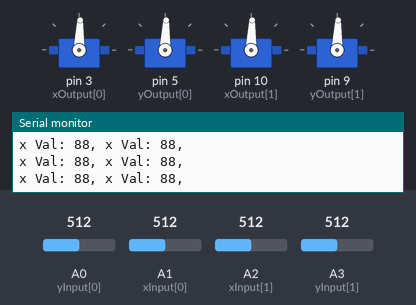
A sketch run on a simulated Arduino Uno, built with avr-gcc and run on an emulated ATmega328P. Parts: 4 × servo, the last lines printed to the serial monitor. The test bench sets the inputs (shaded band); at power-on: A1 (xInput[0]) = 512, A2 (xInput[1]) = 512, A0 (yInput[0]) = 512, A3 (yInput[1]) = 512.

Above: at 1.2 s.
1.3 s: A1 (xInput[0]) set to 524
2.8 s: A1 (xInput[0]) set to 549
At 4.0 s:
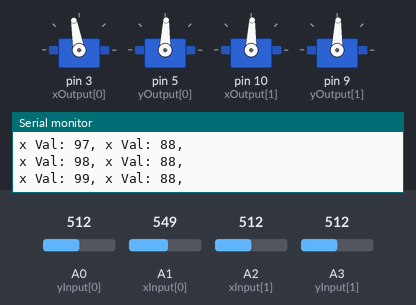
5.8 s: A2 (xInput[1]) set to 716
At 6.03 s:
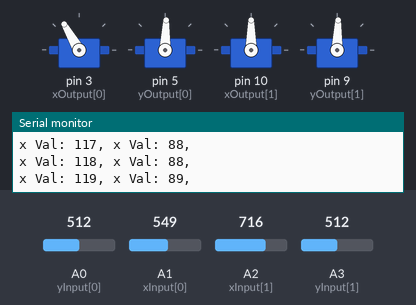
8.8 s: A0 (yInput[0]) set to 716
At 8.97 s:
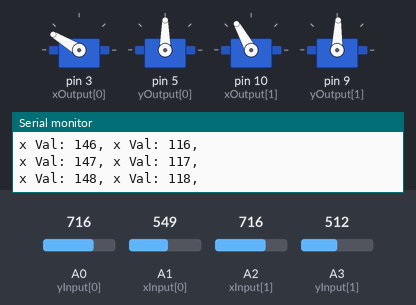
11.8 s: A3 (yInput[1]) set to 716
At 12.01 s:
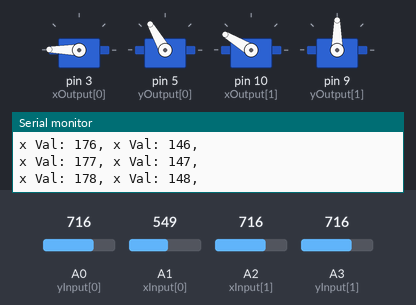
14.8 s: A2 (xInput[1]) set to 545
17.8 s: A2 (xInput[1]) set to 515
Timing chart, 0 to 21.8 s (numbered marks = the images above; inputs shaded):
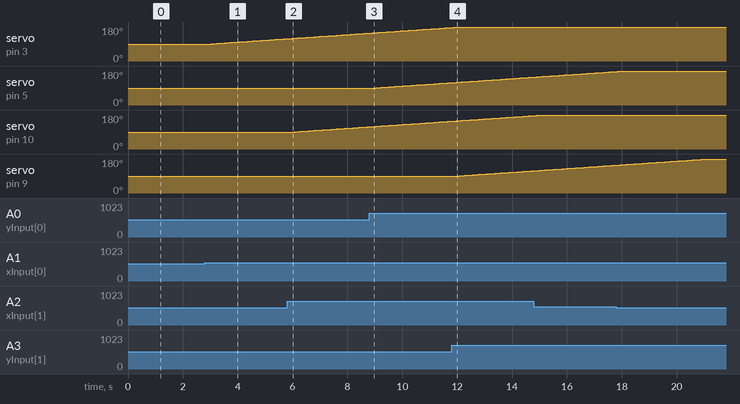

Measured:
- the behaviour switches between 531 and 532 on A1 (xInput[0]) (found by bisection; images 0 and 1)
- after the input at 2.8 s, servo on pin 3 (xOutput[0]): moves from 88° to 118° over 2.9 s, starting at once
- after the input at 5.8 s, servo on pin 10 (xOutput[1]): moves from 88° to 117° over 2.8 s, starting after 0.08 s
- after the input at 8.8 s, servo on pin 5 (yOutput[0]): moves from 88° to 118° over 2.9 s, starting at once
- after the input at 11.8 s, servo on pin 9 (yOutput[1]): moves from 88° to 117° over 2.8 s, starting after 0.07 s

The sketch:

brazo_robotico.ino
```cpp
// Using servo library, it can be easily installed with Arduino IDE
#include <Servo.h>
/*
+++++++++++++++++++++++++++++++++++++++++++++++++++++++++++++++++++++++++
//      If any comment is removed the program will blow up 💣💣💣      //
+++++++++++++++++++++++++++++++++++++++++++++++++++++++++++++++++++++++++

Updates of this code are available at:
https://github.com/oriolgds/Arduino/blob/main/brazo%20robotica/brazo_robotico/brazo_robotico.ino


*************************************************************************
Code made by: Oriol Giner Díaz
Cable connection made by: Oriol Giner Díaz

If you want to see more Arduino projects about me head to:
https://github.com/oriolgds/Arduino/

To see more projects made by me that aren't Arduino head to:
https://github.com/oriolgds/


All before was shit, now comes the important mandanga
*/


/*
This code is completely escalable,
you can add the amount of joysticks
and servos that you want
*/

// This 2 variables define in which pins are connected the joysticks.
// X axis and Y respectivelly
int xInput[] = {A1, A2};
int yInput[] = {A0, A3};
// This 2 variables define in which pins are connected the servos
// X axis and Y respectivelly
int xOutput[] = {3, 10};
int yOutput[] = {5, 9};

// With this variables, you can change the deadzone of the joystick depending on it's drift
const int center = 88;
const int deadZone = 50;
const int centerDeadZone = 5;

// This variables change the velocity of the servos
const int sprintV = 10;
const int slowV = 1;

// This variables save the position of the servos
// It's a temp variable
// IMPORTANT! There must be as centers as joysticks in those vectors
int x[] = {center, center};
int y[] = {center, center};

// IMPORTANT! This variable indicates how many joysticks have to be controled.
// If you add a joystick you must increase this number
const int number = 2;

Servo servosX[number];
Servo servosY[number];

// This function prepares the servos and blocks them giving them power supply
void setUpServos(){
  for(int i = 0; i<number; i++){
    servosX[i].attach(xOutput[i]);
    servosY[i].attach(yOutput[i]);
  }
}

// Servos go from 0 degres to 180
// So any value exceding this range must be corrected
// This is what this function does
void checkAllOverValues(){
  for(int i = 0; i<number; i++){
    if(x[i] < 0){x[i] = 0;}
    if(x[i] > 180){x[i] = 180;}
    if(y[i] < 0){y[i] = 0;}
    if(y[i] > 180){y[i] = 180;}
  }
}

// This function writes in each loop the degrees to the servos
void sendAllServos(){
  checkAllOverValues();
  for(int i = 0; i<number; i++){
    servosX[i].write(x[i]);
    servosY[i].write(y[i]);
  }
}

// Setting up servos and serial monitor
void setup() {
  Serial.begin(9600);
  setUpServos();
}

// Reads the values for each joystick and writes values in each servo
void loop() {
  for(int i = 0; i<number; i++){
    int xR = analogRead(xInput[i]);
    int yR = analogRead(yInput[i]);
    int xVal = map(xR, 0, 1023, 0, 179);
    int yVal = map(yR, 0, 1023, 0, 179);
    Serial.print("x Val: "); Serial.print(x[i]); Serial.print(", ");
    //Serial.print("y Val: "); Serial.println(yVal);
    if(!(xVal > center - centerDeadZone && xVal < center + centerDeadZone)){
      if(xVal < center - deadZone){
        x[i] = x[i] - sprintV;
      }
      if(xVal >= center - deadZone && xVal < center){
        x[i] = x[i] - slowV;
      }
      if(xVal > center + deadZone){
        x[i] = x[i] + sprintV;
      }
      if(xVal <= center + deadZone && xVal > center){
        x[i] = x[i] + slowV;
      }
    }
    if(!(yVal > center - centerDeadZone && yVal < center + centerDeadZone)){
      if(yVal < center - deadZone){
        y[i] = y[i] - sprintV;
      }
      if(yVal >= center - deadZone && yVal < center){
        y[i] = y[i] - slowV;
      }
      if(yVal > center + deadZone){
        y[i] = y[i] + sprintV;
      }
      if(yVal <= center + deadZone && yVal > center){
        y[i] = y[i] + slowV;
      }
    }
  }
  Serial.println(" ");
  sendAllServos();
  delay(100);
}
```
